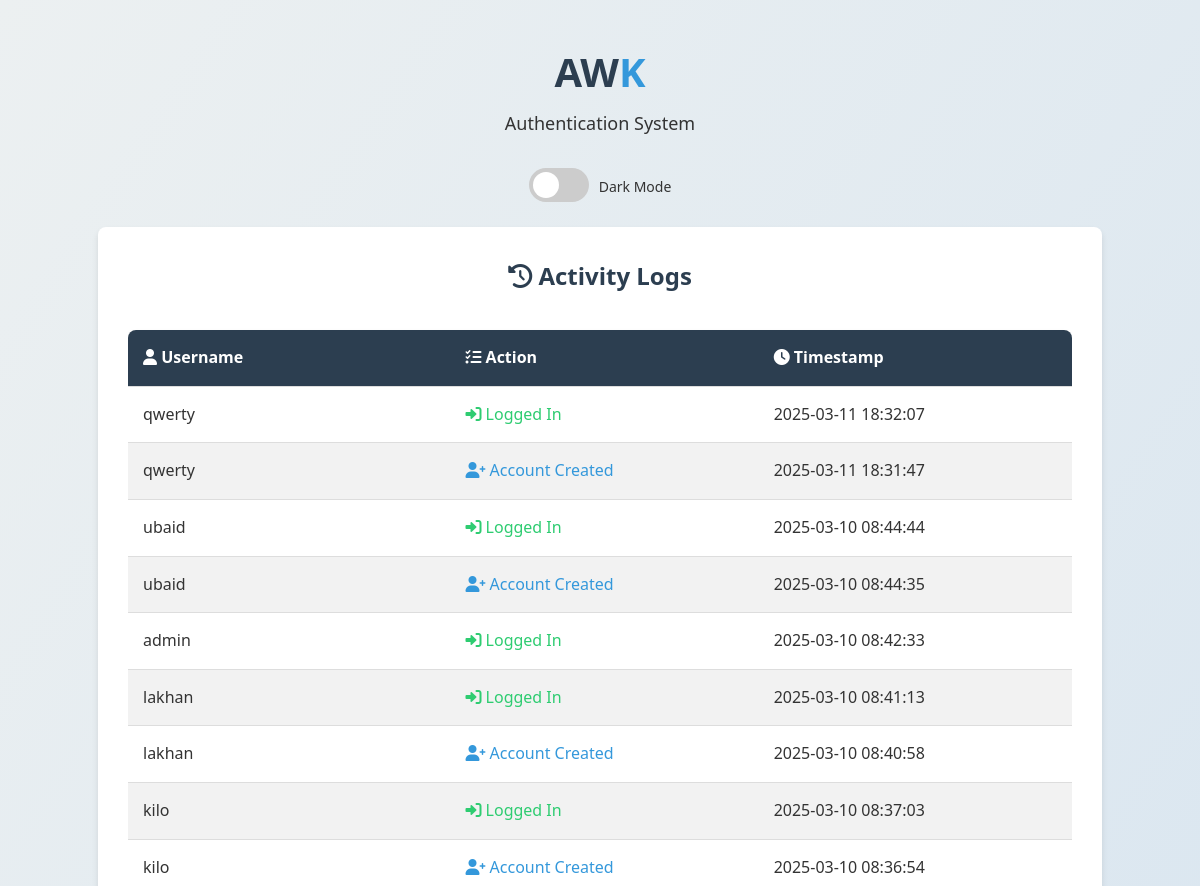
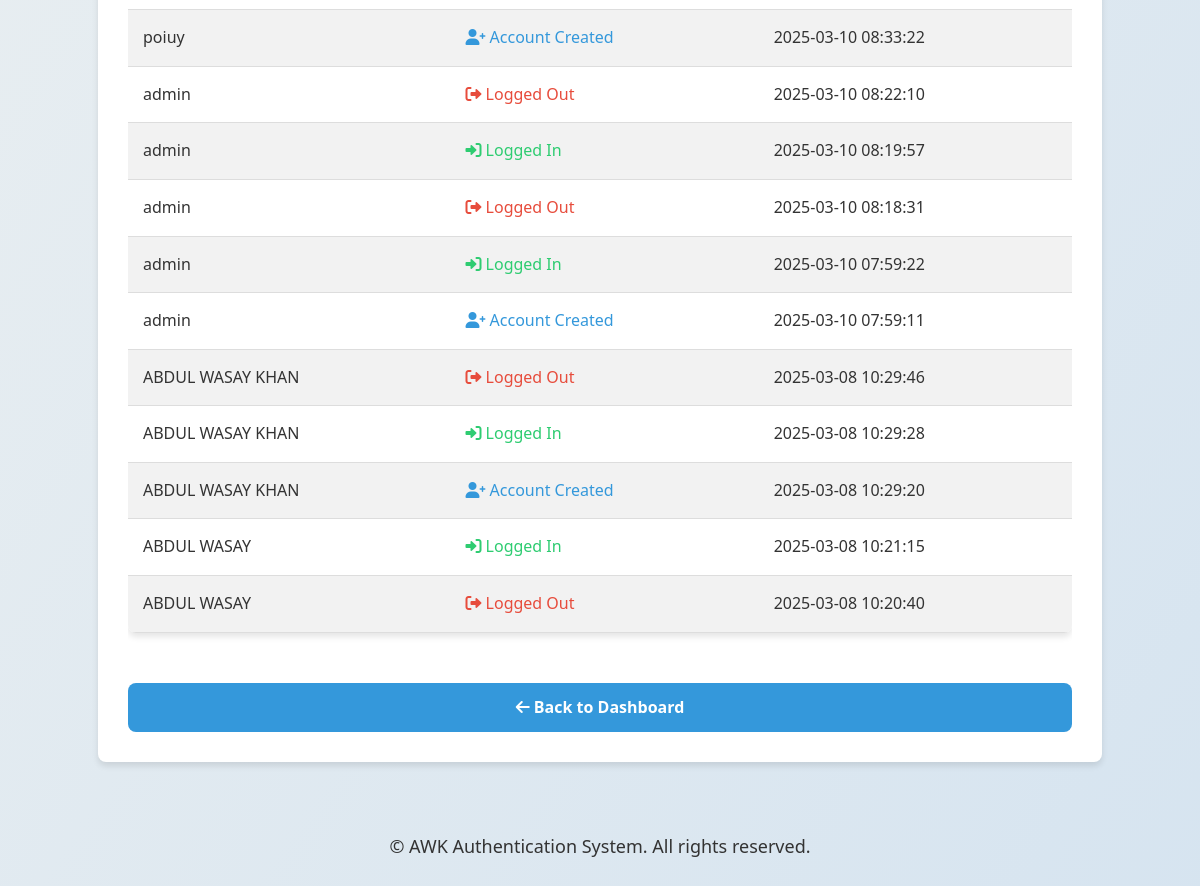
The app's page /logs (signed in) with its own data (2 pictures, top to bottom).
### models.py (models this page shows, shortened)
class ActivityLog(db.Model):
    id = db.Column(db.Integer, primary_key=True)
    user_id = db.Column(db.Integer, db.ForeignKey('user.id'), nullable=False)
    action = db.Column(db.String(150), nullable=False)
    timestamp = db.Column(db.DateTime, default=db.func.current_timestamp())

class User(db.Model, UserMixin):
    id = db.Column(db.Integer, primary_key=True)
    username = db.Column(db.String(150), unique=True, nullable=False)
    password_hash = db.Column(db.String(256), nullable=False)
    role = db.Column(db.String(20), default='user')  # 'admin' or 'user'
    activity_log = db.relationship('ActivityLog', backref='user', lazy=True)

### app.py (the view)
@app.route('/logs')
@login_required
def view_logs():
    logs = db.session.query(ActivityLog, User.username).join(User).order_by(ActivityLog.timestamp.desc()).limit(20).all()
    return render_template('logs.html', logs=logs)

### app.py (called while the page is built)
@login_manager.user_loader
def load_user(user_id):
    return User.query.get(int(user_id))

### Templates/LOGS.html (shortened to what this page needs)
<!doctype html>
<html lang="en">
<head>
    <link rel="stylesheet" href="{{ url_for('static', filename='style.css') }}">
    <link rel="stylesheet" href="https://cdnjs.cloudflare.com/ajax/libs/font-awesome/6.0.0-beta3/css/all.min.css">
</head>
<body>
    <div class="container fade-in">
        <div class="logo">
            <h1>AW<span>K</span></h1>
            <p>Authentication System</p>
        </div>
        <div class="theme-switch-wrapper">
            <label class="theme-switch" for="checkbox">
                <div class="slider"></div>
            </label>
            <div class="slider-text">Dark Mode</div>
        </div>
        <div class="dashboard">
            <h2><i class="fas fa-history"></i> Activity Logs</h2>
            <div style="overflow-x: auto;">
                <table>
                    <thead>
                        <tr>
                            <th><i class="fas fa-user"></i> Username</th>
                            <th><i class="fas fa-tasks"></i> Action</th>
                            <th><i class="fas fa-clock"></i> Timestamp</th>
                        </tr>
                    </thead>
                    <tbody>
                        {% for log, username in logs %}
                        <tr>
                            <td>{{ username }}</td>
                            <td>
                                {% if log.action == 'Logged In' %}
                                    <span style="color: var(--success-color);"><i class="fas fa-sign-in-alt"></i> {{ log.action }}</span>
                                {% elif log.action == 'Logged Out' %}
                                    <span style="color: var(--accent-color);"><i class="fas fa-sign-out-alt"></i> {{ log.action }}</span>
                                {% elif log.action == 'Account Created' %}
                                    <span style="color: var(--secondary-color);"><i class="fas fa-user-plus"></i> {{ log.action }}</span>
                                {% else %}
                                    <i class="fas fa-info-circle"></i> {{ log.action }}
                                {% endif %}
                            </td>
                            <td>{{ log.timestamp.strftime('%Y-%m-%d %H:%M:%S') }}</td>
                        </tr>
                        {% endfor %}
                    </tbody>
                </table>
            </div>
            <div class="action-links" style="margin-top: 20px;">
                <a href="{{ url_for('dashboard') }}" class="btn">
                    <i class="fas fa-arrow-left"></i> Back to Dashboard
                </a>
            </div>
        </div>
        <div class="footer">
            <p>&copy; AWK Authentication System. All rights reserved.</p>
        </div>
    </div>
</body>
</html>

### Static/STYLE.css (style rules this page uses)
:root { --primary-color: #2c3e50; --secondary-color: #3498db; --accent-color: #e74c3c; --success-color: #2ecc71; --warning-color: #f39c12; --light-color: #ecf0f1; --dark-color: #2c3e50; --text-color: #333; --text-light: #ecf0f1; --box-shadow: 0 4px 6px rgba(0, 0, 0, 0.1); --transition: all 0.3s ease; --border-radius: 8px; }
* { margin: 0; padding: 0; box-sizing: border-box; }
body { font-family: 'Segoe UI', Tahoma, Geneva, Verdana, sans-serif; background-color: #f9f9f9; color: var(--text-color); line-height: 1.6; transition: var(--transition); min-height: 100vh; background: linear-gradient(to bottom right, var(--light-color), #d6e4f0); padding: 20px; }
.container { width: 90%; max-width: 1200px; margin: 0 auto; padding: 20px; }
h1, h2, h3 { color: var(--primary-color); margin-bottom: 15px; text-align: center; }
p { text-align: center; font-size: 18px; color: var(--text-color); margin-bottom: 20px; }
label { display: block; margin-bottom: 5px; font-weight: 600; color: var(--primary-color); }
.btn { display: inline-block; padding: 12px 20px; background-color: var(--secondary-color); color: white; border: none; border-radius: var(--border-radius); cursor: pointer; font-size: 16px; font-weight: 600; text-align: center; text-decoration: none; transition: var(--transition); width: 100%; margin-top: 10px; }
.dashboard { text-align: center; background-color: white; border-radius: var(--border-radius); box-shadow: var(--box-shadow); padding: 30px; margin-bottom: 30px; }
.action-links { display: flex; justify-content: center; flex-wrap: wrap; gap: 15px; margin-top: 20px; }
table { width: 100%; margin: 20px 0; border-collapse: collapse; box-shadow: var(--box-shadow); border-radius: var(--border-radius); overflow: hidden; }
th, td { padding: 15px; text-align: left; border-bottom: 1px solid #ddd; }
th { background-color: var(--primary-color); color: white; font-weight: bold; }
tbody tr:nth-child(even) { background-color: #f2f2f2; }
.theme-switch-wrapper { display: flex; align-items: center; justify-content: center; margin: 20px 0; }
.theme-switch { display: inline-block; height: 34px; position: relative; width: 60px; }
.slider { background-color: #ccc; bottom: 0; cursor: pointer; left: 0; position: absolute; right: 0; top: 0; transition: .4s; border-radius: 34px; }
.slider:before { background-color: white; bottom: 4px; content: ""; height: 26px; left: 4px; position: absolute; transition: .4s; width: 26px; border-radius: 50%; }
.slider-text { margin-left: 10px; font-size: 14px; }
.logo { text-align: center; margin-bottom: 30px; }
.logo h1 { font-size: 2.5rem; color: var(--primary-color); margin-bottom: 5px; }
.logo span { color: var(--secondary-color); }
.footer { text-align: center; margin-top: 50px; padding: 20px; font-size: 14px; color: #888; }
.fade-in { animation: fadeIn 0.5s ease-in; }

### records on screen
ActivityLog: username "qwerty", action "Logged In", timestamp "2025-03-11 18:32:07"
ActivityLog: username "qwerty", action "Account Created", timestamp "2025-03-11 18:31:47"
ActivityLog: username "ubaid", action "Logged In", timestamp "2025-03-10 08:44:44"
ActivityLog: username "ubaid", action "Account Created", timestamp "2025-03-10 08:44:35"
ActivityLog: username "admin", action "Logged In", timestamp "2025-03-10 08:42:33"
ActivityLog: username "lakhan", action "Logged In", timestamp "2025-03-10 08:41:13"
ActivityLog: username "lakhan", action "Account Created", timestamp "2025-03-10 08:40:58"
ActivityLog: username "kilo", action "Logged In", timestamp "2025-03-10 08:37:03"
ActivityLog: username "kilo", action "Account Created", timestamp "2025-03-10 08:36:54"
ActivityLog: username "poiuy", action "Account Created", timestamp "2025-03-10 08:33:22"
ActivityLog: username "admin", action "Logged Out", timestamp "2025-03-10 08:22:10"
ActivityLog: username "admin", action "Logged In", timestamp "2025-03-10 08:19:57"
ActivityLog: username "admin", action "Logged Out", timestamp "2025-03-10 08:18:31"
ActivityLog: username "admin", action "Logged In", timestamp "2025-03-10 07:59:22"
ActivityLog: username "admin", action "Account Created", timestamp "2025-03-10 07:59:11"
ActivityLog: username "ABDUL WASAY KHAN", action "Logged Out", timestamp "2025-03-08 10:29:46"
ActivityLog: username "ABDUL WASAY KHAN", action "Logged In", timestamp "2025-03-08 10:29:28"
ActivityLog: username "ABDUL WASAY KHAN", action "Account Created", timestamp "2025-03-08 10:29:20"
ActivityLog: username "ABDUL WASAY", action "Logged In", timestamp "2025-03-08 10:21:15"
ActivityLog: username "ABDUL WASAY", action "Logged Out", timestamp "2025-03-08 10:20:40"
